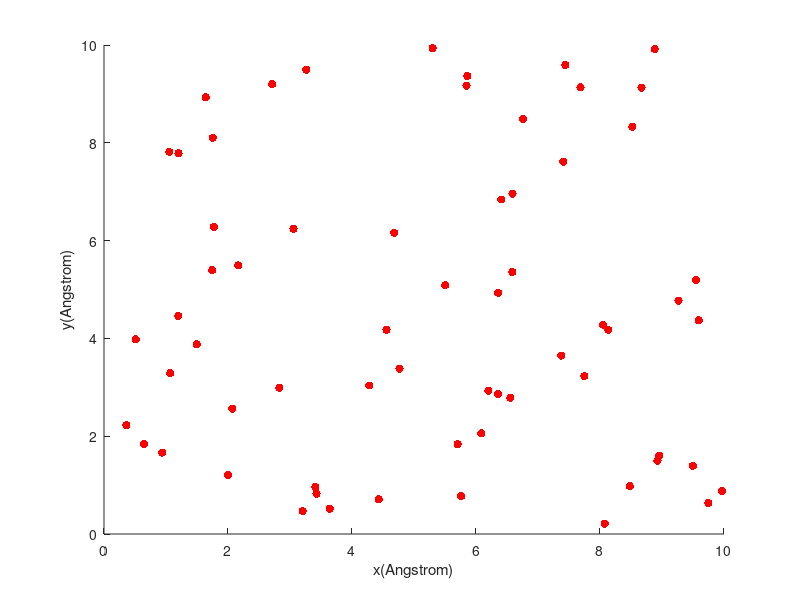

This chart was generated by the following MATLAB code: (Note: this script raises an error after producing the figure.)
% Simple MD simulation
% System with many identical atoms that interact with each other in a
% spherically symmetric potential. Will they bond to form a solid

%%%%%%%%%%%%%%%%%%%%%%%%%%%%%%%%%%%%%%%%%%%%%%%%%%%%%%%%%%%%%%%%%%%%%%%%%%%%%%%%%%%%%
clear all
% Define constants of the problem
r0=2; % distance at which the force is zero (in A)
alpha=1; %amount proportional to the force
N=64; % number of atoms
L=10; % size of the box where the atoms move (in A)
m=1; %attractive term
A=1; %constant of attractive term
n=8; %repulsive term
B=(m*A*r0^(-m+n))/n;
 

rand('seed',1);

% Generate random initial atom positions

fid = fopen('InitialPositions.txt', 'a');


for i=1:N
    x(i)= (L*rand);
    y(i)= (L*rand);
    fprintf(fid,'%f %f\n',x(i),y(i));
end

fclose(fid)
%%
figure (1)
scatter(x,y,'r','filled')
xlabel('x(Angstrom)')
ylabel('y(Angstrom)')
hold on
%%
for k=1:1000 % counter
    for i=2:N % center of gravity is fixed upon atom 1
    Fxi=0; Fyi=0; % initialize cumulative sums
    for j=1:N
        if j~=i

    rij=sqrt((x(j)-x(i))*(x(j)-x(i))+(y(j)-y(i))*(y(j)-y(i))); % Calc atomic seperations
    Fij=interatomicforce(rij);
 Fxi=Fxi+Fij*(x(j)-x(i))/rij;
 Fyi=Fyi+Fij*(y(j)-y(i))/rij;
        end
    end
    Fnorm=interatomicforce(2*r0);
    dx = (alpha*Fxi)/Fnorm; % divide by Fij(2r0) for normalisation
    dy = (alpha*Fyi)/Fnorm;
    if dx<(-L/100)
        dx=-L/100;
    end
    if dx>L/100
        dx=L/100;
    end
    if dy<(-L/100)
        dy=-L/100;
    end
    if dy>L/100
        dy=L/100;
    end
     x(i)=x(i)+dx;
     y(i)=y(i)+dy;
    
    
    end
end
%%

scatter(x,y,'b','filled')
xlabel('x(Angstrom)')
ylabel('y(Angstrom)')
hold off
